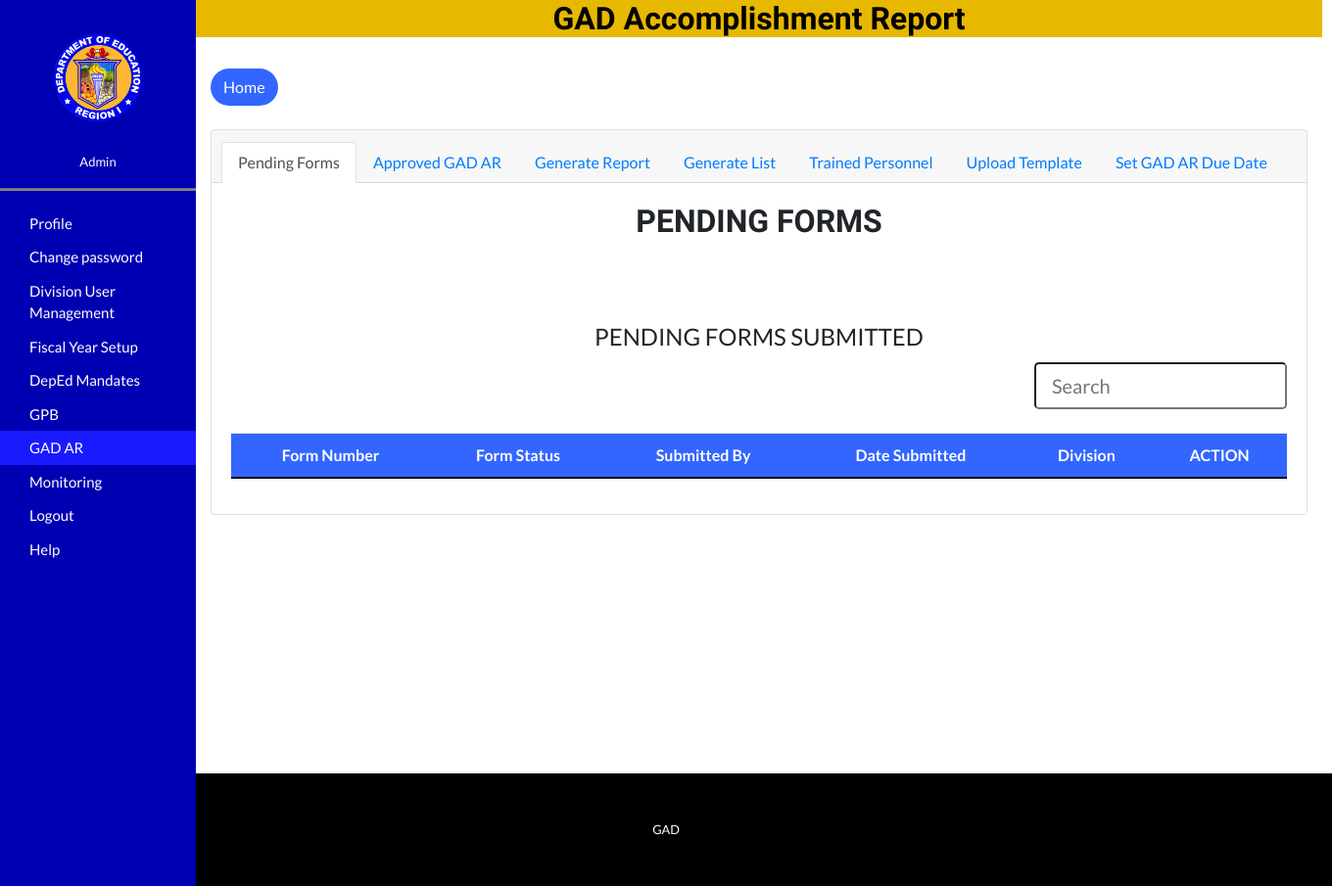
Before: /Regional/reggadar.php (signed in) with the older database file.
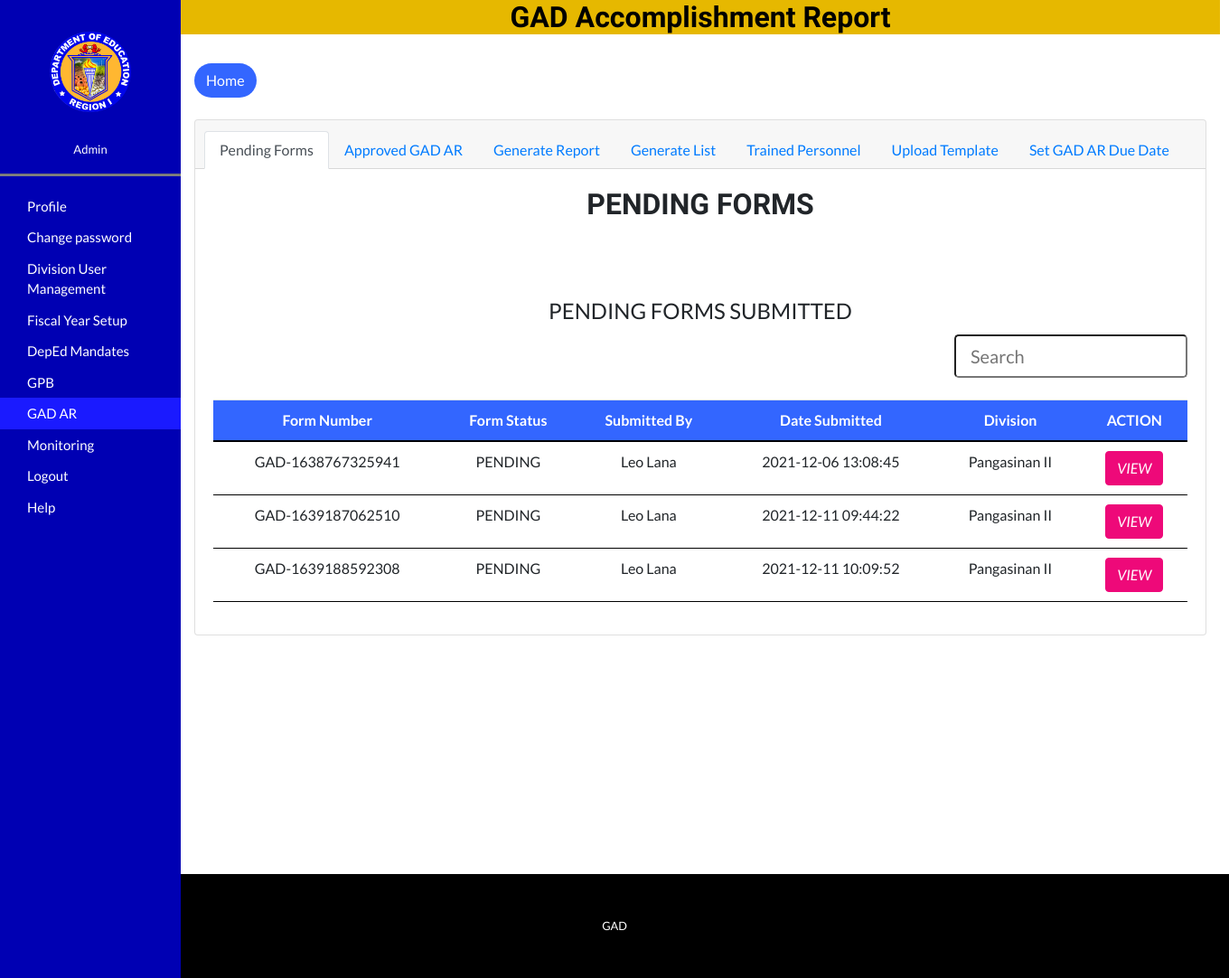
After: the same page with the newer database file.
### tables this page shows
CREATE TABLE `gad_form` (
  `form_number` varchar(20) NOT NULL,
  `requestor_id` varchar(100) NOT NULL,
  `form_status` varchar(100) NOT NULL,
  `approver_id` varchar(100) NOT NULL,
  `date_approved` datetime DEFAULT NULL,
  `date_submitted` datetime NOT NULL,
  `remarks` varchar(500) NOT NULL,
  PRIMARY KEY (`form_number`)
);

CREATE TABLE `caps` (
  `id` int(255) NOT NULL AUTO_INCREMENT,
  `username` varchar(255) DEFAULT NULL,
  `password` varchar(255) DEFAULT NULL,
  `lastname` varchar(255) DEFAULT '',
  `firstname` varchar(255) DEFAULT NULL,
  `middlename` varchar(255) DEFAULT NULL,
  `userlevel` varchar(255) DEFAULT '',
  `location` varchar(255) DEFAULT NULL,
  `status` varchar(255) DEFAULT '',
  PRIMARY KEY (`id`)
);

### Regional/reggadar.php (the view, shortened to what the changed rows need)
<?php session_start();
require('../connect.php');
if(isset($_SESSION['code'])){
  $code = $_SESSION['code'];
}else{
  $code = date('Y');
}
$fetch_fiscal = mysqli_fetch_assoc(mysqli_query($conn,"SELECT * FROM fiscal_year WHERE code='$code'"));
$fiscal_start = $fetch_fiscal['start_date'];
$fiscal_end = $fetch_fiscal['end_date'];
?>
<!DOCTYPE html>
<html lang="en">
  <head>
    <link href="vendor/bootstrap/css/bootstrap.min.css" rel="stylesheet">
    <link href="css/one-page-wonder.min.css" rel="stylesheet">
  </head>
  <body>
    <div class="container-fluid">
    <div class="row flex-nowrap">
        <div class="main">
<center><h2 style="color: black; background-color: #e6b800;">GAD Accomplishment Report</h2></center>
 <br>
<div class="container-fluid">
  <br><br>
<div class="d-flex justify-content-center">
    <fieldset>
  <div class="row">
    <div class="container-fluid">
<div class="card text-center" style="width: 70rem;">
  <div class="card-body">
<h2>PENDING FORMS</h2>
         <section><br><br><br>
              <br>
      <?php
        include("../connect.php");
        $sql="SELECT * FROM gad_form INNER JOIN caps ON gad_form.requestor_id=caps.id WHERE form_status='PENDING' and form_number LIKE '%GAD%' AND date_submitted >= '$fiscal_start' and date_submitted <= '$fiscal_end'ORDER BY date_submitted";
        $result=mysqli_query($conn, $sql);
        echo "<table id='list' class='table table-hover'>";
          echo "<tr>";
            echo "<th style='padding: 10px; background-color: #3366ff; color: white; border-bottom: 2px solid black;'>Form Number</th>";
            echo "<th style='padding: 10px; background-color: #3366ff; color: white; border-bottom: 2px solid black;'>Form Status</th>";
            echo "<th style='padding: 10px; background-color: #3366ff; color: white; border-bottom: 2px solid black;'>Submitted By</th>";
            echo "<th style='padding: 10px; background-color: #3366ff; color: white; border-bottom: 2px solid black;'>Date Submitted</th>";
            echo "<th style='padding: 10px; background-color: #3366ff; color: white; border-bottom: 2px solid black;'>Division</th>";
            echo "<th style='padding: 10px; background-color: #3366ff; color: white; border-bottom: 2px solid black; text-align: center;'>ACTION</th>";
          echo "</tr>";
          echo "<tbody id='usertable'>";
        if(mysqli_num_rows($result)>0){
          while($row=mysqli_fetch_assoc($result)){
            echo "<tr>";
              echo "<td style='padding: 10px;border-bottom: 1px solid black;' id='tid'>".$row['form_number']."</td>";
              echo "<td style='padding: 10px;border-bottom: 1px solid black;' id='tusername'>".$row['form_status']."</td>";
              echo "<td style='padding: 10px;border-bottom: 1px solid black;' id='tusername'>".$row['firstname']." ".$row['lastname']."</td>";
              echo "<td style='padding: 10px;border-bottom: 1px solid black;' id='tpassword'>".$row['date_submitted']."</td>";
              echo "<td style='padding: 10px;border-bottom: 1px solid black;' id='tpassword'>".$row['location']."</td>";
              ?>
            <td style='padding: 10px;border-bottom: 1px solid black;'><a class="btn btn-primary edit_status"  href="viewform.php?id=<?php echo $row['form_number'] ?>">
                <i class="bi bi-pencil-square">VIEW
                </i>
                </a>
            </td>
              <?php
            echo "</tr>";
          }
        }
        echo "</tbody>";
        echo "</table";
      ?>
    </section>
  </div>
</div>
   </div>
   </div>
    </fieldset>
</div>
</div>
</div>
  </div>
   </div>
<br><br><br><br><br><br><br><br><br><br><br>
</body>
</html>

Changed rows visible on the page:
added gad_form: form_number "GAD-1638767325941", form_status "PENDING", caps.firstname "Leo", caps.lastname "Lana", date_submitted "2021-12-06 13:08:45", caps.location "Pangasinan II"
added gad_form: form_number "GAD-1639187062510", form_status "PENDING", caps.firstname "Leo", caps.lastname "Lana", date_submitted "2021-12-11 09:44:22", caps.location "Pangasinan II"
added gad_form: form_number "GAD-1639188592308", form_status "PENDING", caps.firstname "Leo", caps.lastname "Lana", date_submitted "2021-12-11 10:09:52", caps.location "Pangasinan II"
